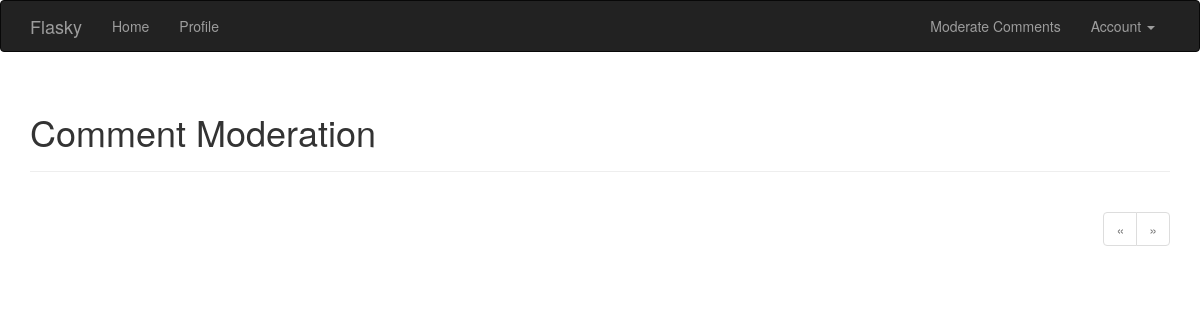
The app's page /moderate (signed in), older data.
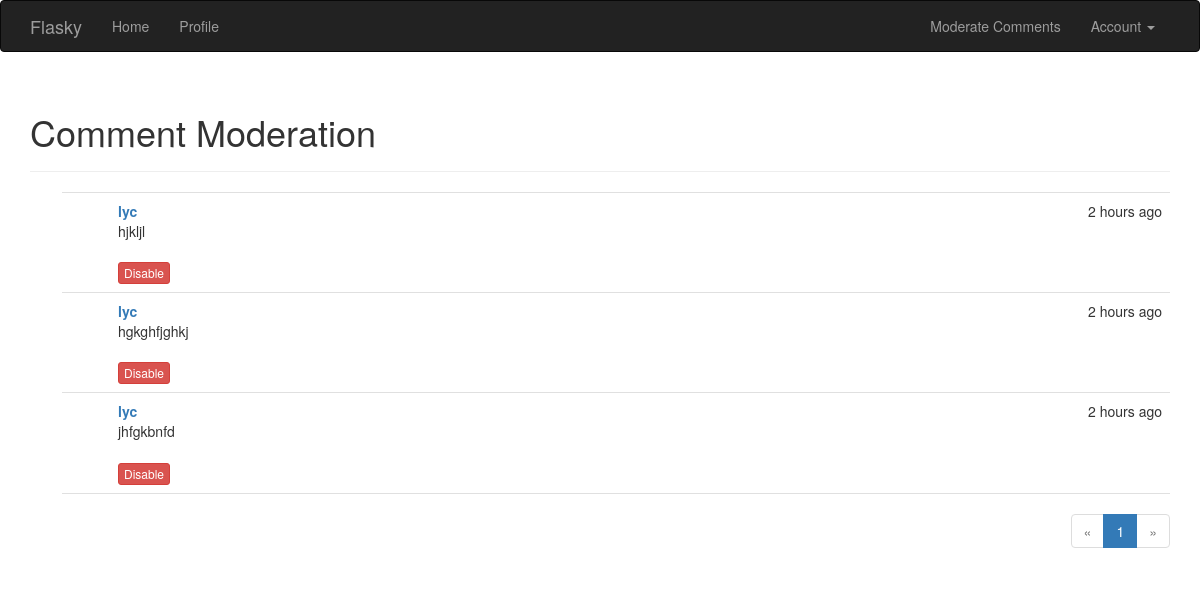
The same page, newer data.
### app/models.py (models this page shows, shortened)
class Comment(db.Model):
	__tablename__ = 'comments'
	id = db.Column(db.Integer, primary_key = True)
	body = db.Column(db.Text)
	body_html = db.Column(db.Text)
	timestamp = db.Column(db.DateTime, index = True, default = datetime.utcnow)
	disabled = db.Column(db.Boolean)
	author_id = db.Column(db.Integer, db.ForeignKey('users.id'))
	post_id = db.Column(db.Integer, db.ForeignKey('posts.id'))

class User(UserMixin, db.Model):
	__tablename__ = 'users'
	id = db.Column(db.Integer, primary_key=True)
	username = db.Column(db.String(64), unique=True, index=True)
	role_id = db.Column(db.Integer, db.ForeignKey('roles.id'))
	password_hash = db.Column(db.String(128))
	email = db.Column(db.String(64), unique = True, index = True)
	confirmed = db.Column(db.Boolean, default = False)
	name = db.Column(db.String(64))
	location = db.Column(db.String(64))
	about_me = db.Column(db.Text())
	member_since = db.Column(db.DateTime(), default = datetime.utcnow)
	last_seen = db.Column(db.DateTime(), default = datetime.utcnow)
	posts = db.relationship('Post', backref = 'author', lazy = 'dynamic')
	followed = db.relationship('Follow',
								foreign_keys = [Follow.follower_id],
								backref = db.backref('follower', lazy = 'joined'),
								lazy = 'dynamic',
								cascade = 'all, delete-orphan')
	followers = db.relationship('Follow',
								foreign_keys = [Follow.followed_id],
								backref = db.backref('followed', lazy = 'joined'),
								lazy = 'dynamic',
								cascade = 'all, delete-orphan')
	comments = db.relationship('Comment', backref = 'author', lazy = 'dynamic')
	@property
	def password(self):
		raise AttributeError('password is not a readable attribute')
	def can(self, permissions):
		return self.role is not None and \
			(self.role.permissions & permissions) == permissions
	def ping(self):
		self.last_seen = datetime.utcnow()
		db.session.add(self)

### app/main/views.py (the view)
@main.route('/moderate')
@login_required
@permission_required(Permission.MODERATE_COMMENTS)
def moderate():
	page = request.args.get('page', 1, type = int)
	pagination = Comment.query.order_by(Comment.timestamp.desc()).paginate(
		page, per_page = current_app.config['FLASKY_COMMENTS_PER_PAGE'],
		error_out = False)
	comments = pagination.items
	return render_template('moderate.html', comments = comments,
							pagination = pagination, page = page)

### app/auth/views.py (called while the page is built)
@auth.before_app_request
def before_request():
	if current_user.is_authenticated:
		current_user.ping()
		if not current_user.confirmed\
				and request.endpoint[:5] != 'auth.'\
				and request.endpoint != 'static':
			return redirect(url_for('auth.unconfirmed'))

### app/main/__init__.py (called while the page is built)
@main.app_context_processor
def inject_permission():
	return dict(Permission = Permission)

### app/models.py (called while the page is built)
@login_manager.user_loader
def load_user(user_id):
	return User.query.get(int(user_id))

### app/templates/moderate.html (shortened to what this page needs)
{% extends "base.html" %}
{% import "_macros.html" as macros %}
{% block page_content %}
<div class = "page-header">
	<h1>Comment Moderation</h1>
</div>
{% set moderate = True %}
{% include '_comments.html' %}
{% if pagination %}
<div class = "pagination">
	{{ macros.pagination_widget(pagination, '.moderate') }}
</div>
{% endif %}
{% endblock %}

### app/templates/_comments.html (shortened to what this page needs)
<ul class="comments">
    {% for comment in comments %}
    <li class="comment">
        <div class="comment-content">
            <div class="comment-date">{{ moment(comment.timestamp).fromNow() }}</div>
            <div class="comment-author"><a href="{{ url_for('.user', username=comment.author.username) }}">{{ comment.author.username }}</a></div>
            <div class="comment-body">
                {% if moderate or not comment.disabled %}
                    {% if comment.body_html %}
                        {{ comment.body_html | safe }}
                    {% else %}
                        {{ comment.body }}
                    {% endif %}
                {% endif %}
            </div>
            {% if moderate %}
                <br>
                {% if comment.disabled %}
                <a class="btn btn-default btn-xs" href="{{ url_for('.moderate_enable', id=comment.id, page=page) }}">Enable</a>
                {% else %}
                <a class="btn btn-danger btn-xs" href="{{ url_for('.moderate_disable', id=comment.id, page=page) }}">Disable</a>
                {% endif %}
            {% endif %}
        </div>
    </li>
    {% endfor %}
</ul>

Row changes from the older to the newer data that the page shows:
added Comment: timestamp "2 hours ago", author.username "lyc", body_html "hjkljl"
added Comment: timestamp "2 hours ago", author.username "lyc", body_html "hgkghfjghkj"
added Comment: timestamp "2 hours ago", author.username "lyc", body_html "jhfgkbnfd"
Text that changed along with them:
new list line: "1"
